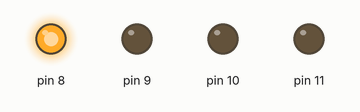
Bench run of a sketch on a simulated Arduino Uno, built with avr-gcc and run on an emulated ATmega328P. Parts: output pins drawn as LEDs (lit = HIGH).

Above: at 0.5 s.
At 2.0 s:
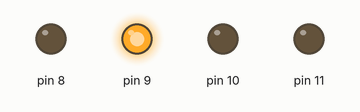
At 3.5 s:
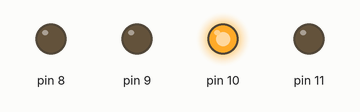
At 4.5 s:
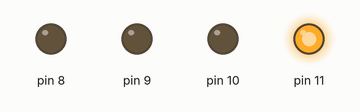
Timing chart, 0 to 6.5 s (numbered marks = the images above):
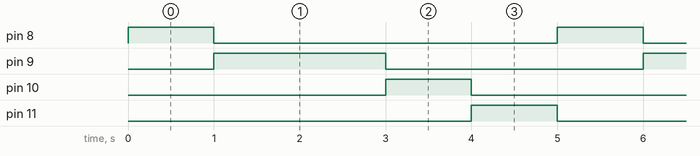

The sketch:

runningled.ino
```cpp
// the setup function runs once when you press reset or power the board
void setup() {
  // initialize digital pin LED_BUILTIN as an output.
  pinMode(8, OUTPUT);
  pinMode(9, OUTPUT);
  pinMode(10, OUTPUT);
  pinMode(11, OUTPUT);
}

// the loop function runs over and over again forever
void loop() {
  digitalWrite(11, LOW);
  digitalWrite(8, HIGH);
  delay(1000);
  digitalWrite(8, LOW);
  digitalWrite(9, HIGH);
  delay(1000);
  digitalWrite(8, LOW);
  digitalWrite(9, HIGH);
  delay(1000);
  digitalWrite(9, LOW);
  digitalWrite(10, HIGH);
  delay(1000);
  digitalWrite(10, LOW);
  digitalWrite(11, HIGH);
  delay(1000);
}
```

Measured:
- by itself, pin 8, pin 10, pin 11: alternates HIGH for 1.0 s and LOW for 4.0 s
- by itself, pin 9: alternates HIGH for 2.0 s and LOW for 3.0 s
- by itself, everything shown: repeats every 5.0 s, in 4 steps
